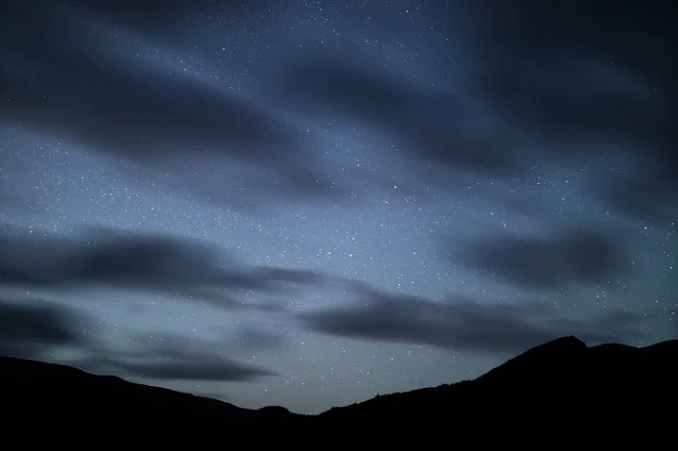
#> input picture fontesImagens/night_sky.jpg, 678 x 451 px
$ python VisaoComputacional_OpenCV_Exemplo_191.py
#> lines starting #> are read from the running program, lines starting #| are printed output that depends on the picture; after the words box and inside, x2 and y2 are one past the last pixel; in counts of white or black regions, pixels touching at a corner belong together
import cv2 as cv

img1 = cv.imread('night_sky.jpg')
#> img1 is the input picture: shape (451, 678, 3); mean B, G, R 81.7, 63.1, 48
img2 = cv.imread('moon.jpg')
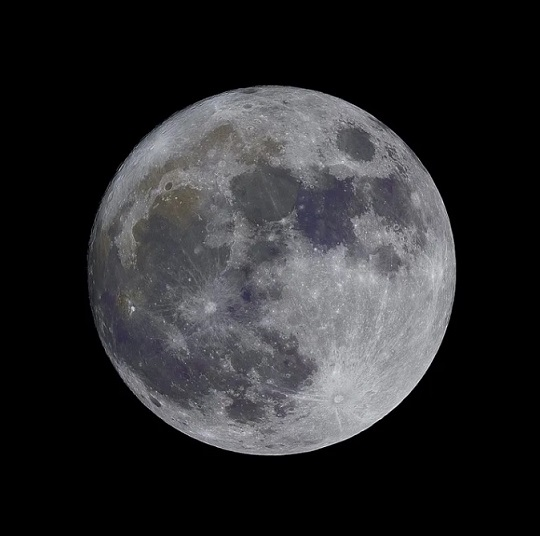
#> input picture fontesImagens/moon.jpg, 540 x 536 px
#> img2 is the input picture: shape (536, 540, 3); mean B, G, R 44.6, 42.8, 42.8


img2 = cv.resize(img2, None, fx = 0.5, fy = 0.5)
#> img2: shape (268, 270, 3)
cv.imshow('IMG1',img1)
cv.waitKey(0)
cv.imshow('IMG2',img2)
cv.waitKey(0)

img_2_shape = img2.shape
#> img_2_shape = (268, 270, 3)
roi = img1[0:img_2_shape[0],0:img_2_shape[1]]
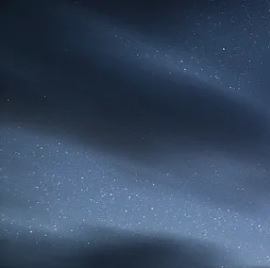
#> roi: shape (268, 270, 3); mean B, G, R 97.5, 73.3, 55.4
cv.imshow('ROI',roi)
cv.waitKey(0)

img2gray = cv.cvtColor(img2,cv.COLOR_BGR2GRAY)

ret, mask = cv.threshold(img2gray, 10, 255, cv.THRESH_BINARY)
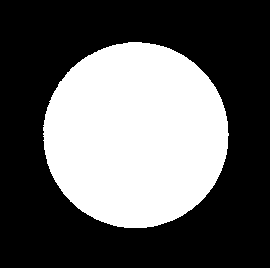
#> mask: shape (268, 270); 37.4% white; 1 white region, box (x1, y1, x2, y2) and area: (43, 42, 229, 228) 27048
cv.imshow('Mask',mask)
cv.waitKey(0)

mask_inv = cv.bitwise_not(mask)
cv.imshow('Mask Invertida',mask_inv)
cv.waitKey(0)

# Now black-out the area of moon in ROI
img1_bg = cv.bitwise_and(roi,roi,mask = mask_inv)
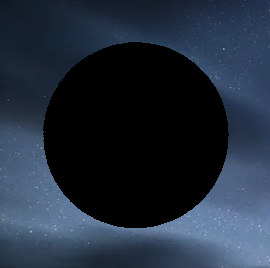
#> img1_bg: shape (268, 270, 3); mean B, G, R 60.3, 45.3, 34.1
cv.imshow('IMG1_bg',img1_bg)
cv.waitKey(0)

# Take only region of moon from moon image.
img2_fg = cv.bitwise_and(img2,img2,mask = mask)
cv.imshow('img2_fg',img2_fg)
cv.waitKey(0)
# Put moon in ROI and modify the main image
dst = cv.add(img1_bg,img2_fg)
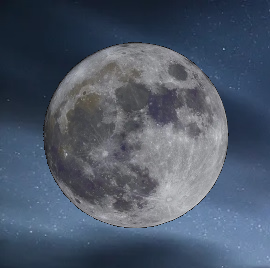
#> dst: shape (268, 270, 3); mean B, G, R 104.9, 88, 76.8
img1[0:img_2_shape[0], 0:img_2_shape[1]] = dst
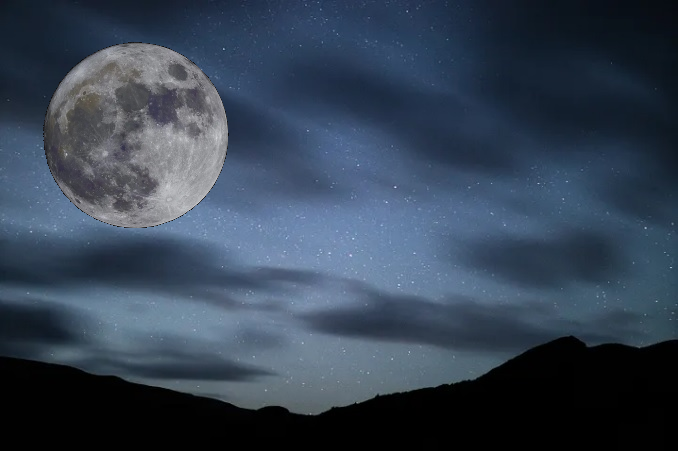
#> img1: shape (451, 678, 3); mean B, G, R 83.4, 66.6, 53.1

#Create resizable windows for our display images
cv.imshow('img2_fg',img2_fg)
cv.waitKey(0)
cv.imshow('Imagem Final',img1)
cv.waitKey(0)
cv.destroyAllWindows()
